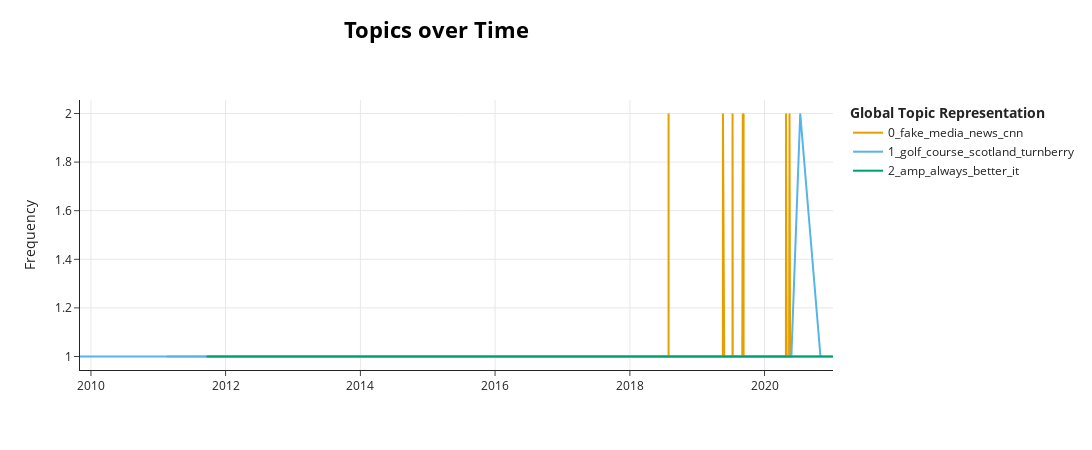

Source (notebook cell):
### Code cell
model.visualize_topics_over_time(topics_over_time, topics=[0, 1, 2])

### Figure 1 — Plotly figure (JSON) as saved in the notebook; plotly's stock layout.template omitted (floating-point values rounded to 4 significant figures; data arrays with more than 128 entries replaced by an {"elided": "..."} marker saying what was removed)
{"data": [{"hoverinfo": "text", "hovertext": {"elided": "1093 str values"}, "marker": {"color": "#E69F00"}, "mode": "lines", "name": "0_fake_media_news_cnn", "type": "scatter", "x": {"elided": "1093 str values"}, "y": {"elided": "1093 int values"}}, {"hoverinfo": "text", "hovertext": {"elided": "670 str values"}, "marker": {"color": "#56B4E9"}, "mode": "lines", "name": "1_golf_course_scotland_turnberry", "type": "scatter", "x": {"elided": "670 str values"}, "y": {"elided": "670 int values"}}, {"hoverinfo": "text", "hovertext": {"elided": "622 str values"}, "marker": {"color": "#009E73"}, "mode": "lines", "name": "2_amp_always_better_it", "type": "scatter", "x": {"elided": "622 str values"}, "y": {"elided": "622 int values"}}], "layout": {"height": 450, "hoverlabel": {"bgcolor": "white", "font": {"family": "Rockwell", "size": 16}}, "legend": {"title": {"text": "<b>Global Topic Representation"}}, "title": {"font": {"color": "Black", "size": 22}, "text": "<b>Topics over Time</b>", "x": 0.4, "xanchor": "center", "y": 0.95, "yanchor": "top"}, "width": 1250, "xaxis": {"showgrid": true}, "yaxis": {"showgrid": true, "title": {"text": "Frequency"}}}}
